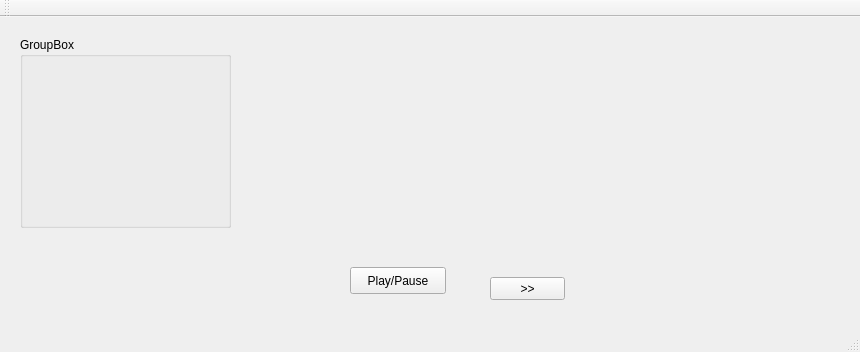
<?xml version="1.0" encoding="UTF-8"?>
<ui version="4.0">
 <class>MainWindow</class>
 <widget class="QMainWindow" name="MainWindow">
  <property name="geometry">
   <rect>
    <x>0</x>
    <y>0</y>
    <width>860</width>
    <height>352</height>
   </rect>
  </property>
  <property name="windowTitle">
   <string>MainWindow</string>
  </property>
  <widget class="QWidget" name="centralWidget">
   <widget class="QPushButton" name="playPause">
    <property name="geometry">
     <rect>
      <x>350</x>
      <y>250</y>
      <width>96</width>
      <height>27</height>
     </rect>
    </property>
    <property name="text">
     <string>Play/Pause</string>
    </property>
   </widget>
   <widget class="QGroupBox" name="groupBox">
    <property name="geometry">
     <rect>
      <x>20</x>
      <y>20</y>
      <width>211</width>
      <height>191</height>
     </rect>
    </property>
    <property name="title">
     <string>GroupBox</string>
    </property>
   </widget>
   <widget class="QPushButton" name="forward">
    <property name="geometry">
     <rect>
      <x>490</x>
      <y>260</y>
      <width>75</width>
      <height>23</height>
     </rect>
    </property>
    <property name="text">
     <string>&gt;&gt;</string>
    </property>
   </widget>
  </widget>
  <widget class="QMenuBar" name="menuBar">
   <property name="geometry">
    <rect>
     <x>0</x>
     <y>0</y>
     <width>860</width>
     <height>21</height>
    </rect>
   </property>
  </widget>
  <widget class="QToolBar" name="mainToolBar">
   <attribute name="toolBarArea">
    <enum>TopToolBarArea</enum>
   </attribute>
   <attribute name="toolBarBreak">
    <bool>false</bool>
   </attribute>
  </widget>
  <widget class="QStatusBar" name="statusBar"/>
 </widget>
 <layoutdefault spacing="6" margin="11"/>
 <resources/>
 <connections/>
</ui>
